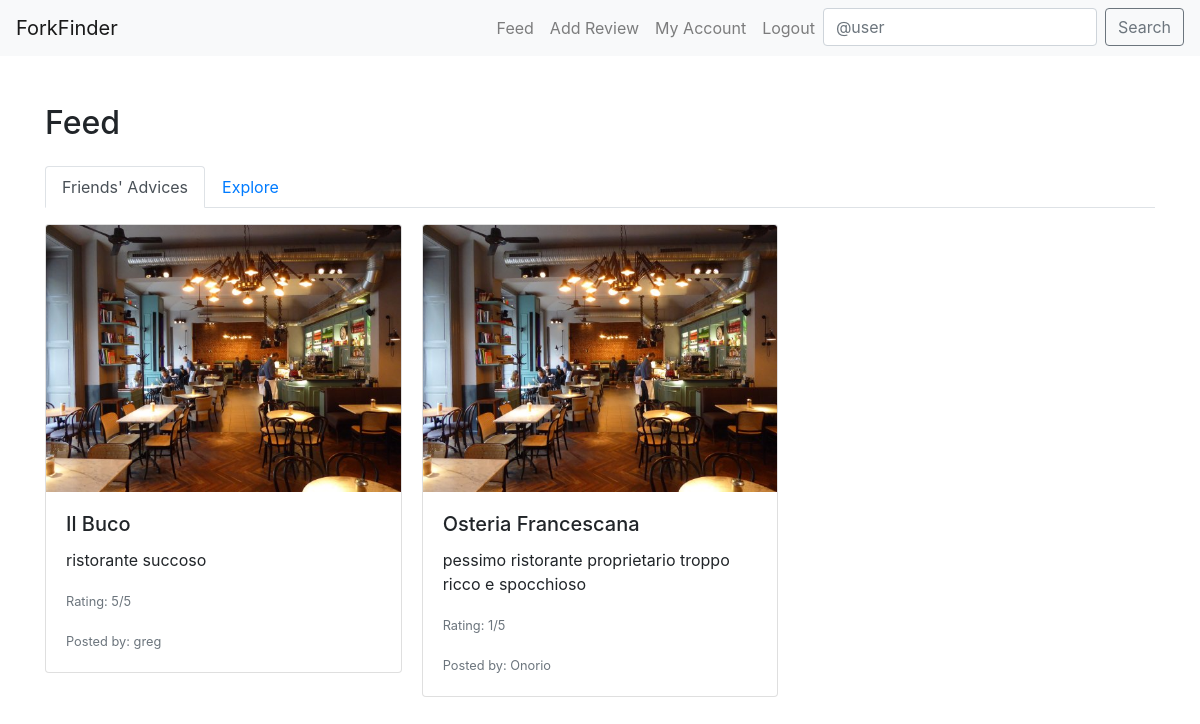
The app's page / (signed in), older data.
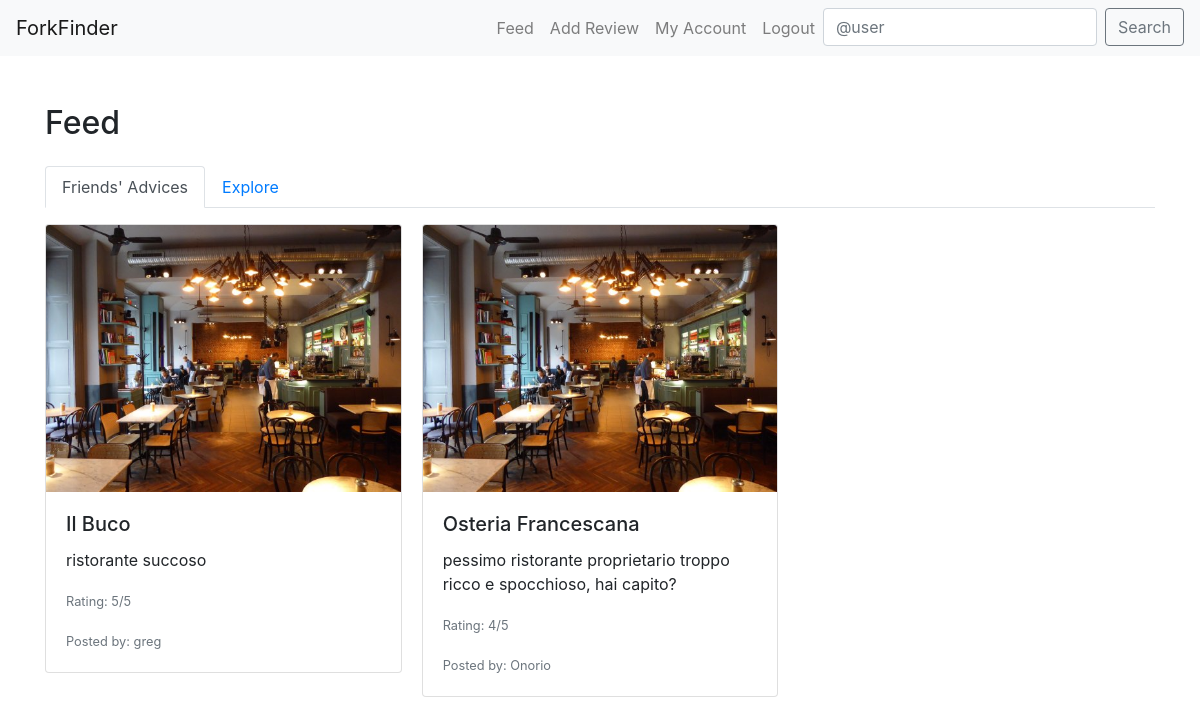
The same page, newer data.
### core/models.py (models this page shows, shortened)
class Review(models.Model):
    user= models.ForeignKey(
        User, related_name="reviews", on_delete=models.CASCADE)
    restaurant = models.ForeignKey(
        Restaurant, on_delete=models.CASCADE)
    body = models.CharField(max_length=140)
    rating = models.PositiveSmallIntegerField()
    photo = models.ImageField(upload_to='media/review_photos/')
    created_at = models.DateTimeField(auto_now_add=True)

class Restaurant(models.Model):
    place_id = models.CharField(max_length=255, unique=True)
    name = models.CharField(max_length=60)
    address = models.CharField(max_length=120)
    longitude = models.CharField(max_length=255)
    latitude = models.CharField(max_length=255)

class Profile(models.Model):
    user = models.OneToOneField(User, on_delete=models.CASCADE)
    follows = models.ManyToManyField(
        "self",
        related_name="followed_by",
        symmetrical=False,
        blank=True
    )

### core/views.py (the view)
# urls.py: path("", feed_view, name="feed"),
@login_required
def feed_view(request):
    return render(request, 'feed.html')

### templates/feed.html (shortened to what this page needs)
{% extends "base.html" %}
{% block content %}
<h2 class="mb-4">Feed</h2>
<ul class="nav nav-tabs" id="feedTabs" role="tablist">
    <li class="nav-item">
        <a class="nav-link active" id="friends-tab" data-toggle="tab" href="#friends" role="tab" aria-controls="friends" aria-selected="true">Friends' Advices</a>
    </li>
    <li class="nav-item">
        <a class="nav-link" id="explore-tab" data-toggle="tab" href="#explore" role="tab" aria-controls="explore" aria-selected="false">Explore</a>
    </li>
</ul>
<div class="tab-content mt-3" id="feedTabsContent">
    <div class="tab-pane fade show active" id="friends" role="tabpanel" aria-labelledby="friends-tab">
        <div class="card-columns">
            {% for followed in user.profile.follows.all %}
                {% for review in followed.user.reviews.all %}
                <div class="card mb-4">
                    <img src="{{ review.photo }}" class="card-img-top" alt="Restaurant Photo">
                    <div class="card-body">
                        <h5 class="card-title">{{ review.restaurant.name }}</h5>
                        <p class="card-text">{{ review.body }}</p>
                        <p class="card-text"><small class="text-muted">Rating: {{ review.rating }}/5</small></p>
                        <p class="card-text"><small class="text-muted">Posted by: {{ followed.user.username }}</small></p>
                    </div>
                </div>
                {% endfor %}
            {% endfor %}
        </div>
    </div>
</div>
{% endblock %}

### templates/base.html (shortened to what this page needs)
<!DOCTYPE html>
<html lang="en">
<head>
    <link rel="stylesheet" href="https://maxcdn.bootstrapcdn.com/bootstrap/4.5.2/css/bootstrap.min.css">
    <link rel='stylesheet' href='https://api.mapbox.com/mapbox-gl-js/plugins/mapbox-gl-geocoder/v4.7.0/mapbox-gl-geocoder.css' type='text/css' />
</head>
<body>
    <nav class="navbar navbar-expand-lg navbar-light bg-light">
        <a class="navbar-brand" href="{% url 'feed' %}">ForkFinder</a>
        <div class="collapse navbar-collapse" id="navbarNav">
            <ul class="navbar-nav ml-auto">
                <li class="nav-item">
                    <a class="nav-link" href="{% url 'feed' %}">Feed</a>
                </li>
                <li class="nav-item">
                    <a class="nav-link" href="{% url 'add_review' %}">Add Review</a>
                </li>
                <li class="nav-item">
                    <a class="nav-link" href="{% url 'profile' request.user.profile.pk %}">My Account</a>
                </li>
                                <li class="nav-item">
                    {% if user.is_authenticated %}
                        <a class="nav-link" href="{% url 'logout' %}">Logout</a>
                    {% else %}
                        <a class="nav-link" href="{% url 'login' %}">Login</a>
                    {% endif %}
                </li>
                <li>
                    <form class="form-inline my-2 my-lg-0" method="get" action="{% url 'search_user' %}">
                        <input class="form-control mr-sm-2" type="search" name="q" placeholder="@user" aria-label="Search">
                        <button class="btn btn-outline-secondary my-2 my-sm-0" type="submit">Search</button>
                    </form>
                </li>
            </ul>
        </div>
    </nav>
    <div class="container mt-5">
        {% block content %}
        {% endblock %}
    </div>
</body>
</html>

### templates/base.html (style rules this page uses)
.card-columns { column-count: 3; }

Row changes from the older to the newer data that the page shows:
changed Review "Osteria Francescana": body "pessimo ristorante proprietario troppo ricco e spocchioso" → "pessimo ristorante proprietario troppo ricco e spocchioso, hai capito?"; rating "1" → "4"
